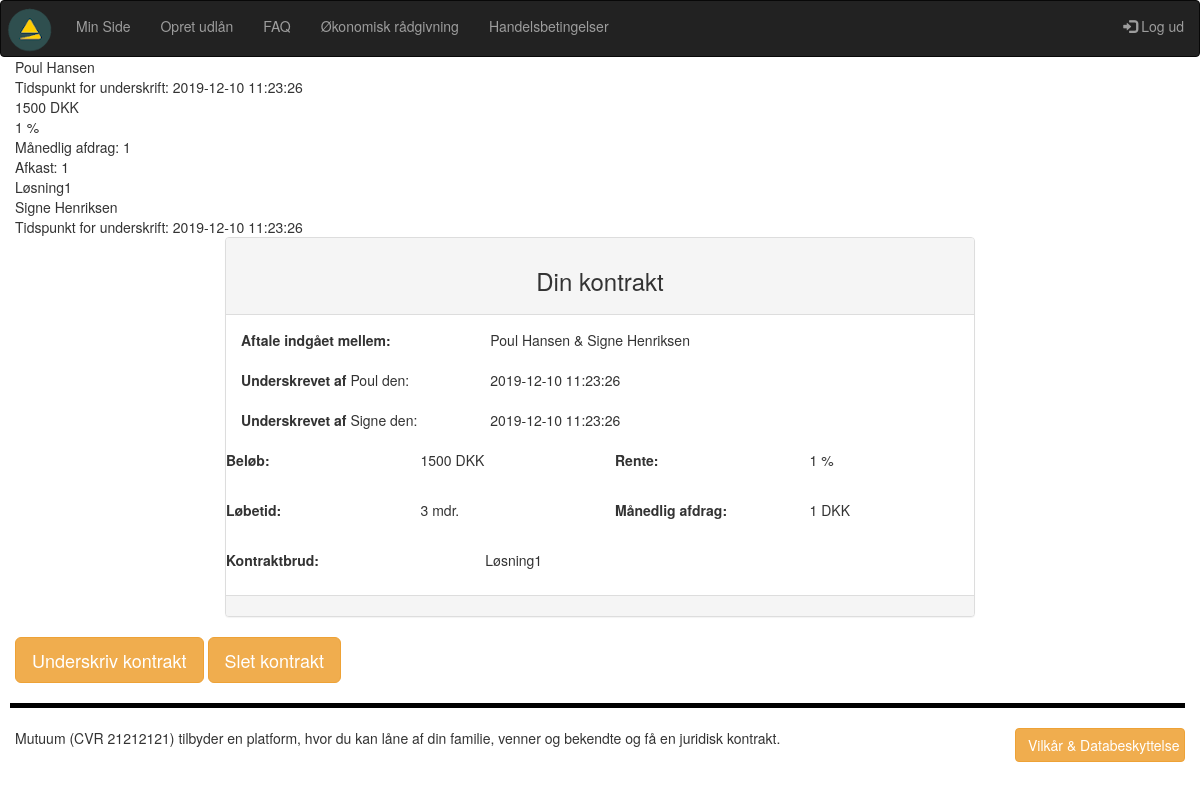
/eva_viskontrakt.php?kontrakt_id2=31 (signed in), run on the app's committed database.
### tables this page shows
CREATE TABLE IF NOT EXISTS `users` (
  `user_id` int(10) NOT NULL AUTO_INCREMENT,
  `fornavn` varchar(40) NOT NULL,
  `efternavn` varchar(40) NOT NULL,
  `mobil` int(12) NOT NULL,
  `mail` varchar(80) NOT NULL,
  `password` varchar(200) NOT NULL,
  PRIMARY KEY (`user_id`),
  UNIQUE KEY `mail` (`mail`),
  UNIQUE KEY `user_id` (`user_id`)
);

CREATE TABLE IF NOT EXISTS `kontrakt` (
  `kontrakt_id` int(10) NOT NULL AUTO_INCREMENT,
  `laangiver_user_id` int(10) NOT NULL,
  `laantager_user_id` int(10) NOT NULL,
  `kontraktbrud_id` tinyint(4) NOT NULL,
  `rente_id` tinyint(4) NOT NULL,
  `beloeb_id` tinyint(4) NOT NULL,
  `bindingsperiode_id` tinyint(4) NOT NULL,
  `maanedlig_afdrag` float NOT NULL,
  `laangiver_underskrift_id` varchar(40) DEFAULT NULL,
  `reg_underskrift_1` timestamp NOT NULL DEFAULT CURRENT_TIMESTAMP ON UPDATE CURRENT_TIMESTAMP,
  `laantager_underskrift_id` varchar(40) DEFAULT NULL,
  `reg_underskrift_2` timestamp NOT NULL DEFAULT CURRENT_TIMESTAMP ON UPDATE CURRENT_TIMESTAMP,
  `gebyr_id` tinyint(4) NOT NULL,
  PRIMARY KEY (`kontrakt_id`)
);

CREATE TABLE IF NOT EXISTS `beloeb` (
  `beloeb_id` tinyint(4) NOT NULL AUTO_INCREMENT,
  `beloeb` int(10) NOT NULL,
  `enhed_key` varchar(11) NOT NULL DEFAULT '1',
  PRIMARY KEY (`beloeb_id`)
);

CREATE TABLE IF NOT EXISTS `rente` (
  `rente_id` tinyint(4) NOT NULL AUTO_INCREMENT,
  `rente` float NOT NULL,
  `enhed_key` varchar(11) NOT NULL DEFAULT '2',
  PRIMARY KEY (`rente_id`)
);

CREATE TABLE IF NOT EXISTS `kontraktbrud` (
  `kontraktbrud_id` tinyint(4) NOT NULL,
  `brud` varchar(80) NOT NULL,
  PRIMARY KEY (`kontraktbrud_id`)
);

CREATE TABLE IF NOT EXISTS `bindingsperiode` (
  `bindingsperiode_id` tinyint(4) NOT NULL AUTO_INCREMENT,
  `loebetid` int(4) NOT NULL,
  `enhed_key` varchar(11) NOT NULL,
  PRIMARY KEY (`bindingsperiode_id`)
);

CREATE TABLE IF NOT EXISTS `enhedstabel` (
  `enhed_key` tinyint(4) NOT NULL AUTO_INCREMENT,
  `enhed` varchar(11) NOT NULL,
  PRIMARY KEY (`enhed_key`)
);

### eva_viskontrakt.php (the view, shortened to what this page needs)
<?php
require_once("includes/header.php");
$user_id = $_SESSION['user_id'];
$kontrakt_id2 = $_GET['kontrakt_id2'];
$query = "SELECT * FROM kontrakt WHERE kontrakt_id = '$kontrakt_id2'";
    $result = mysqli_query($con, $query);
    $row = mysqli_num_rows($result);
        if($row > 0){
            while($row = mysqli_fetch_assoc($result)){
                $laangiver_user_id = $row['laangiver_user_id'];
                $laangiver_underskrift = $row['reg_underskrift_1'];
                $beloeb = $row['beloeb_id'];
                $rente = $row['rente_id'];
                $maanedlig_afdrag = $row['maanedlig_afdrag'];
                $bindings_id = $row['bindingsperiode_id'];
                $brud = $row['kontraktbrud_id'];
                $laantager_user_id = $row['laantager_user_id'];
                $laangiver_underskrift = $row['reg_underskrift_1'];
                $laantager_underskrift = $row['reg_underskrift_2'];
            }
        }
?>
<div class="container-fluid">
    <?php
    $query1 = "SELECT fornavn, efternavn FROM users WHERE user_id = '$laangiver_user_id'";
                    $result1 = mysqli_query($con, $query1);
                    $row1 = mysqli_fetch_assoc($result1);
                    $laangiver_fornavn = $row1['fornavn'];
                    $laangiver_efternavn = $row1['efternavn'];
        echo $laangiver_fornavn . ' ' . $laangiver_efternavn . '<br>Tidspunkt for underskrift: ' . $laangiver_underskrift . '<br>';
    $query2 = "SELECT beloeb FROM beloeb WHERE beloeb_id = '$beloeb'";
                    $result2 = mysqli_query($con, $query2);
                    $row2 = mysqli_fetch_assoc($result2);
                    $beloeb = $row2['beloeb'];
        echo $beloeb . ' DKK<br>';
    $query3 = "SELECT rente FROM rente WHERE rente_id = '$rente'";
                    $result3 = mysqli_query($con, $query3);
                    $row3 = mysqli_fetch_assoc($result3);
                    $rente = $row3['rente'];
        echo $rente . ' %<br>';
        echo 'Månedlig afdrag: ' . $maanedlig_afdrag . '<br>';
        echo 'Afkast: ' . $maanedlig_afdrag . '<br>';
    $query4 = "SELECT brud FROM kontraktbrud WHERE kontraktbrud_id = '$brud'";
                    $result4 = mysqli_query($con, $query4);
                    $row4 = mysqli_fetch_assoc($result4);
                    $brud = $row4['brud'];
        echo $brud . '<br>';
    $query5 = "SELECT fornavn, efternavn FROM users WHERE user_id = '$laantager_user_id'";
                    $result5 = mysqli_query($con, $query5);
                    $row5 = mysqli_fetch_assoc($result5);
                    $laantager_fornavn = $row5['fornavn'];
                    $laantager_efternavn = $row5['efternavn'];
        echo $laantager_fornavn . ' ' . $laantager_efternavn . '<br>Tidspunkt for underskrift: ' . $laantager_underskrift . '<br>';
   $query6 = "SELECT * FROM bindingsperiode WHERE bindingsperiode_id = '$bindings_id'";
                    $result6 = mysqli_query($con, $query6);
                    $row6 = mysqli_fetch_assoc($result6);
                    $loebetid = $row6['loebetid'];
                    $loebeenhed = $row6['enhed_key'];
    $query7 = "SELECT enhed FROM enhedstabel WHERE enhed_key = '$loebeenhed'";
                    $result7 = mysqli_query($con, $query7);
                    $row7 = mysqli_fetch_assoc($result7);
                    $enhedloebtid = $row7['enhed'];
?>
    <div class="panel panel-default lasseMargin">
        <div class="panel-heading text-center">
            <h3>Din kontrakt</h3>
        </div>
        <div class="panel-body">
            <div class="row">
                <div class="col-4 col-xs-4 col-sm-4 col-lg-4 col-xl-4">
                    <p><strong>Aftale indgået mellem:</strong></p>
                </div>
                <div class="col-8 col-xs-8 col-sm-8 col-lg-8 col-xl-8">
                    <div><?php echo $laangiver_fornavn; ?> <?php echo $laangiver_efternavn; ?> &amp; <?php echo $laantager_fornavn; ?> <?php echo $laantager_efternavn; ?></div>
                    <br>
                </div>
            </div>
            <div class="row">
                <div class="col-4 col-xs-4 col-sm-4 col-lg-4 col-xl-4">
                    <p><strong>Underskrevet af</strong> <?php echo $laangiver_fornavn; ?> den: </p>
                </div>
                <div class="col-8 col-xs-8 col-sm-8 col-lg-8 col-xl-8">
                    <div><?php  echo $laangiver_underskrift; ?>
                    </div><br>
                </div>
            </div>
            <div class="row">
                <div class="col-4 col-xs-4 col-sm-4 col-lg-4 col-xl-4">
                    <p><strong>Underskrevet af</strong> <?php echo $laantager_fornavn; ?> den: </p>
                </div>
                <div class="col-8 col-xs-8 col-sm-8 col-lg-8 col-xl-8">
                    <div><?php  echo $laantager_underskrift; ?>
                    </div><br>
                </div>
            <div class="row">
                <div class="col-3 col-xs-3 col-sm-3 col-lg-3 col-xl-3">
                    <p><strong>Beløb:</strong></p>
                </div>
                <div class="col-3 col-xs-3 col-sm-3 col-lg-3 col-xl-3">
                    <div><?php echo $beloeb;?> DKK</div>
                </div>
                <div class="col-3 col-xs-3 col-sm-3 col-lg-3 col-xl-3">
                    <p><strong>Rente:</strong></p>
                </div>
                <div class="col-3 col-xs-3 col-sm-3 col-lg-3 col-xl-3">
                    <div><?php echo $rente;?> %</div>
                </div>
            </div>
            <br>
            <div class="row">
                <div class="col-3 col-xs-3 col-sm-3 col-lg-3 col-xl-3">
                    <p><strong>Løbetid:</strong></p>
                </div>
                <div class="col-3 col-xs-3 col-sm-3 col-lg-3 col-xl-3">
                    <div><?php echo $loebetid;?> <?php echo $enhedloebtid; ?></div>
                </div>
                <div class="col-3 col-xs-3 col-sm-3 col-lg-3 col-xl-3">
                    <p><strong>Månedlig afdrag:</strong></p>
                </div>
                <div class="col-3 col-xs-3 col-sm-3 col-lg-3 col-xl-3">
                    <div><?php echo $maanedlig_afdrag;?> DKK</div>
                </div>
            </div>
            <br>
            <div class="row">
                <div class="col-4 col-xs-4 col-sm-4 col-lg-4 col-xl-4">
                    <p><strong>Kontraktbrud:</strong></p>
                </div>
                <div class="col-8 col-xs-8 col-sm-8 col-lg-8 col-xl-8">
                    <div><?php echo $brud;?></div>
                </div>
            </div>
        </div>
        </div>
        <div class="panel-footer">
        </div>
    </div>
    <?php
    if($laantager_underskrift_id = 1 && $laangiver_underskrift_id = 1 && $user_id == $laangiver_user_id){
    ?> <a href="nemid.php?kontrakt_id2=<?php echo $kontrakt_id2; ?>">
        <button class="btn btn-warning btn-lg">Underskriv kontrakt</button></a>
    <a href="sletkontrakt.php?kontrakt_id2=<?php echo $kontrakt_id2; ?>">
        <button class="btn btn-warning btn-lg">Slet kontrakt</button></a>
    <br><br>
    <?php }
    elseif($laantager_underskrift_id = 1 && $laangiver_underskrift_id = 2 && $user_id == $laangiver_user_id){
    ?> <a href="sletkontrakt.php?kontrakt_id2=<?php echo $kontrakt_id2; ?>">
        <button class="btn btn-warning btn-lg">Slet kontrakt</button></a>
    <br><br>
    <?php
        }
    elseif($laantager_underskrift_id = 1 && $user_id == $laantager_user_id){
    ?> <a href="nemid.php?kontrakt_id2=<?php echo $kontrakt_id2; ?>">
        <button class="btn btn-warning btn-lg">Underskriv kontrakt</button></a>
    <br><br>
    <?php
        }
    elseif($laantager_underskrift_id = 2 && $laangiver_underskrift_id = 2){
    ?> <a href="minside.php">
        <button class="btn btn-warning btn-lg">Tilbage til min side</button></a>
    <p>Aftalen ér afviklet, eller under afvikling.</p>
    <br><br>
    <?php
        }
    else{
        echo '<p>Aftalen ér afviklet, eller under afvikling.</p>';
    }
?>
</div>
<?php
require_once("includes/footer.php");
?>

### styles/overallstyles.css (style rules this page uses)
.lasseMargin { margin-left:15em; margin-right:15em; }

### data on the page
users: fornavn "Poul", efternavn "Hansen"
kontrakt: reg_underskrift_1 "2019-12-10 11:23:26", maanedlig_afdrag "1", reg_underskrift_2 "2019-12-10 11:23:26"
beloeb: beloeb "1500"
rente: rente "1"
kontraktbrud: brud "Løsning1"
users: fornavn "Signe", efternavn "Henriksen"
bindingsperiode: loebetid "3"
enhedstabel: enhed "mdr."
